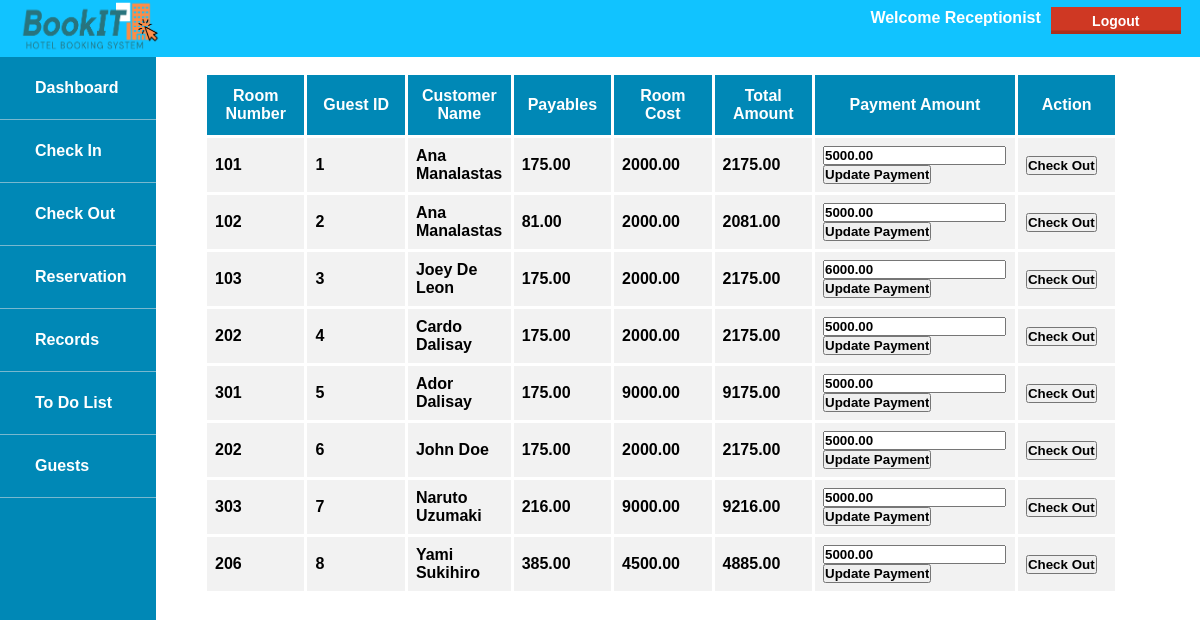
/receptionist_checkout.php, run on the app's committed database.
### tables this page shows
CREATE TABLE Guests(
            guest_id INT NOT NULL AUTO_INCREMENT PRIMARY KEY,
            date_in DATE ,
            date_out DATE ,
            guests_count INT,
            guest_status ENUM ('COMPLETE','INCOMPLETE','CANCELLED') DEFAULT 'INCOMPLETE',
            ID_type ENUM('passport','driver license','PhilHealth','SSS UMID','POSTAL','TIN','SENIOR CITIZEN','OFW','OTHERS'),
            ID_number VARCHAR(100),
            files VARCHAR(100),
            payment_id INT ,                               
            room_id INT ,   
            customer_id INT
        );

CREATE TABLE Rooms(
        room_id INT NOT NULL AUTO_INCREMENT PRIMARY KEY,
        room_status ENUM('Available', 'Used by guest','Maintenance'),
        roomtype_id INT                                                    
    );

CREATE TABLE Customers(
        customer_id INT NOT NULL AUTO_INCREMENT PRIMARY KEY,
        fname VARCHAR(100) ,
        lname VARCHAR(100) ,
        MI VARCHAR(5) ,
        Address VARCHAR(100),
        email VARCHAR(100),
        phone VARCHAR(15)
    );

CREATE TABLE Room_Type(
        roomtype_id INT NOT NULL AUTO_INCREMENT PRIMARY KEY,
        room_cost FLOAT(10,2) ,
        room_desc VARCHAR(100),
        room_cap INT 
    );

CREATE TABLE Payments(
        payment_id INT NOT NULL AUTO_INCREMENT PRIMARY KEY,
        payment_amount FLOAT(10,2),
        payment_date DATE ,                                   
        payment_type ENUM('Cash', 'Credit Card'),
        bill_id INT
    );

### receptionist_checkout.php (the view, shortened to what this page needs)
<!DOCTYPE html>
<html>
    <head>
        <link rel="stylesheet" href="style.css">
    </head>
    <body>
        <header>
        <div id="header">
        <img src="assets/bookIT_Logo.png">
        <div class="right-float">
                <a>
                    <form method="post" action="#">
                        <button class="Logoutbutton" name="logout">Logout</button>
                    </form>
                </a>
            </div>
            <div class="right-float">
                <p>Welcome Receptionist  </p>
            </div>
        </div>
        </header>
        <nav>
            <ul>
                <li id="logoli"><img src="assets/bookIT_Logo.png"></li>
                <li><a href="receptionist_dashboard.php">Dashboard</a></li>
                <li><a href="receptionist_checkin.php">Check In</a></li>
                <li><a href="#">Check Out</a></li>
                <li><a href="receptionist_reservation.php">Reservation</a></li>
                <li><a href="receptionist_records.php">Records</a></li>
                <li><a href="receptionist_toDoList.php">To Do List</a></li>
                <li><a href="receptionist_guests.php">Guests</a></li>
            </ul>
        </nav>
        <div id="content">
            <table id="Table">
                <tr>
                    <th>Room Number</th>
                    <th>Guest ID</th>
                    <th>Customer Name</th>
                    <th>Payables</th>
                    <th>Room Cost</th>
                    <th>Total Amount</th>
                    <th>Payment Amount</th>
                    <th>Action</th>
                </tr>
            <?php
                include 'connection.php';
                $sql = "SELECT  rooms.room_id,
                                guests.guest_id,
                                customers.fname,
                                customers.lname,
                                SUM(bill_items.quantity * amenities.amenity_price) AS 'payables',
                                room_type.room_cost,
                                SUM(bill_items.quantity * amenities.amenity_price) + room_type.room_cost AS 'total_amount',
                                payments.payment_id,
                                payments.payment_amount,
                                CURRENT_DATE AS 'date',
                                CURRENT_TIME AS 'time'
                        FROM guests, customers, rooms, room_type, payments, bill, bill_items, amenities
                        WHERE guests.customer_id = customers.customer_id AND
                        guests.room_id = rooms.room_id AND
                        guests.payment_id = payments.payment_id AND
                        rooms.roomtype_id = room_type.roomtype_id AND
                        payments.bill_id = bill.bill_id AND
                        bill.bill_id = bill_items.bill_id AND
                        bill_items.amenity_id = amenities.amenity_id AND
                        guests.guest_status = 'INCOMPLETE'
                        GROUP BY guests.guest_id";
                $result = mysqli_query($conn, $sql);
                if(mysqli_num_rows($result) > 0){
                    while($row = mysqli_fetch_assoc($result)){
                        echo "
                            <form action='' method='POST'>
                                <tr>
                                    <td>".$row["room_id"]."</td>
                                    <td>".$row["guest_id"]."</td>
                                    <td>".$row["fname"]." ".$row["lname"]."</td>
                                    <td>".$row["payables"]."</td>
                                    <td>".$row["room_cost"]."</td>
                                    <td>".$row["total_amount"]."</td>
                                    <td><input type='number' name='newPay' value=".$row["payment_amount"].">
                                        <input type='submit' name='updatePay' value='Update Payment'></td>
                                    <td><input type='submit' name='remove' value='Check Out'></td>
                                </tr>
                                    <input type='hidden' name='guestID' value='{$row['guest_id']}'>
                                    <input type='hidden' name='roomID' value='{$row['room_id']}'>
                                    <input type='hidden' name='date' value='{$row['date']}'>
                                    <input type='hidden' name='time' value='{$row['time']}'>
                                    <input type='hidden' name='payAmount' value='{$row['payment_amount']}'>
                                    <input type='hidden' name='totAmount' value='{$row['total_amount']}'>
                                    <input type='hidden' name='payID' value='{$row['payment_id']}'>
                            </form>
                        ";
                    }
                    echo "</table>";
                } else {
                    echo 'No guests are checking out for today.';
                }
            ?>
        </div>
    </body>

### style.css (style rules this page uses)
* { margin: 0; padding: 0; box-sizing: border-box; font-family: 'Montserrat', sans-serif; font-weight: 600; }
#header { padding: 1px 15px; background-color: #11C3FF; color: white; height: 65px; width: 100%; z-index: 999; position: absolute; margin-top: -32px; }
.right-float { float: right; }
.right-float button { margin-top: 1em; }
#header img { height: 65px; width: 145px; }
#header p { margin-top: 1em; padding: 0 10px; }
#content { margin-top: 2%; margin-left: 17%; margin-right: 6.8%; margin-bottom: 2%; padding-top: 4%; }
ul { list-style-type: none; width: 13%; background-color: #0088B6; position: fixed; height: 120%; overflow-x: hidden; margin-top: -36px; z-index: 1; }
#logoli { background-color: #11C3FF; }
li a { padding-top:4px; display: block; color: #fff; padding: 22px 35px; text-decoration: none; font-weight: bold; border-bottom: 1px solid rgba(240, 233, 233, .5); }
#Table { border-collapse: collapse; width: 100%; }
#Table td, #Table th { border: 3px solid #fff; padding: 8px; overflow: hidden; }
#Table tr { background-color: #f2f2f2; }
#Table th { padding-top: 12px; padding-bottom: 12px; text-align: center; background-color: #0088B6; color: white; overflow: hidden; width: 100px; }
button { border: none; color: white; padding:0.4em 1em; text-align: center; text-decoration: none; display: inline-block; font-size: 14px; margin:0 0.3em 0.3em 0; box-shadow:inset 0 -0.6em 0 -0.35em rgba(0,0,0,0.17); font-weight: bold; }
.Logoutbutton { background-color: #CF3823; border: none; color: white; padding:0.4em 1em; text-align: center; text-decoration: none; display: inline-block; font-size: 14px; margin:0 0.3em 0.3em 0; box-shadow:inset 0 -0.6em 0 -0.35em rgba(0,0,0,0.17); font-weight: bold; white-space: normal; -webkit-appearance: none; width: 130px; }

### data on the page
guests: room.room_id "101", guest_id "1", customer.fname "Ana", customer.lname "Manalastas", payables "175.00", room_type.room_cost "2000.00", total_amount "2175.00", newPay "5000.00"
guests: room.room_id "102", guest_id "2", customer.fname "Ana", customer.lname "Manalastas", payables "81.00", room_type.room_cost "2000.00", total_amount "2081.00", newPay "5000.00"
guests: room.room_id "103", guest_id "3", customer.fname "Joey", customer.lname "De Leon", payables "175.00", room_type.room_cost "2000.00", total_amount "2175.00", newPay "6000.00"
guests: room.room_id "202", guest_id "4", customer.fname "Cardo", customer.lname "Dalisay", payables "175.00", room_type.room_cost "2000.00", total_amount "2175.00", newPay "5000.00"
guests: room.room_id "301", guest_id "5", customer.fname "Ador", customer.lname "Dalisay", payables "175.00", room_type.room_cost "9000.00", total_amount "9175.00", newPay "5000.00"
guests: room.room_id "202", guest_id "6", customer.fname "John", customer.lname "Doe", payables "175.00", room_type.room_cost "2000.00", total_amount "2175.00", newPay "5000.00"
guests: room.room_id "303", guest_id "7", customer.fname "Naruto", customer.lname "Uzumaki", payables "216.00", room_type.room_cost "9000.00", total_amount "9216.00", newPay "5000.00"
guests: room.room_id "206", guest_id "8", customer.fname "Yami", customer.lname "Sukihiro", payables "385.00", room_type.room_cost "4500.00", total_amount "4885.00", newPay "5000.00"
